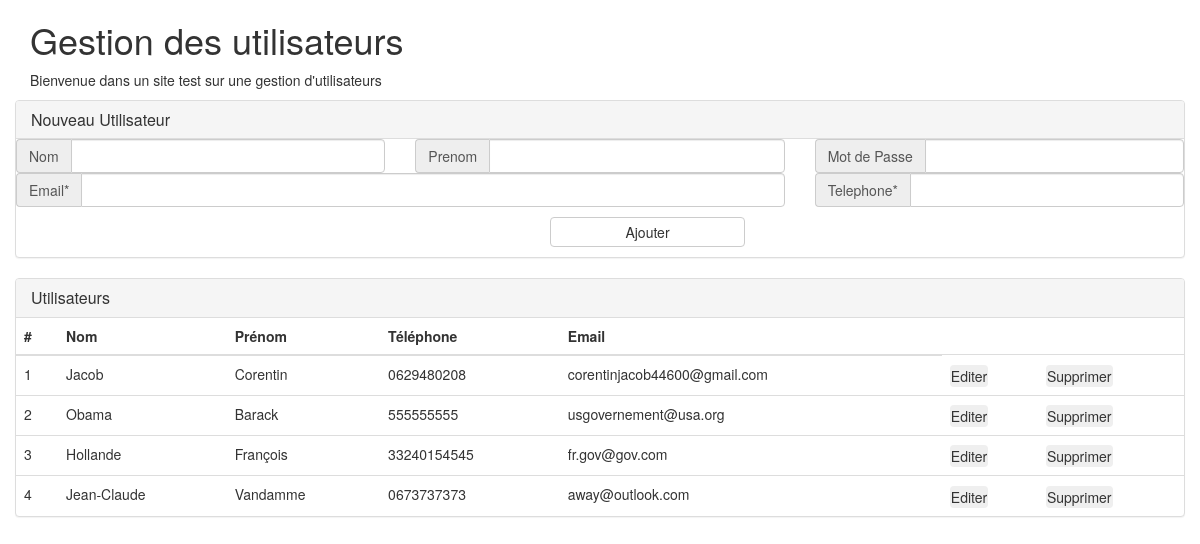
The page / on the database its author committed.
### tables this page shows
CREATE TABLE `users` (
  `id` int(11) NOT NULL,
  `name` varchar(1024) NOT NULL,
  `lastname` varchar(1024) NOT NULL,
  `telephone` varchar(11) DEFAULT NULL,
  `email` varchar(1024) DEFAULT NULL,
  `password` varchar(16) NOT NULL
);

### View/main.php (called while the page is built, shortened)
<?php
	class View{
		function affichage($data){
			include(ROOT.'/View/body.php');
		}
	}
?>

### Controller/controller.php (called while the page is built, shortened)
<?php
	class Controller{
		function __construct(){
			require(ROOT.'/Model/database.php');
			require(ROOT.'/View/main.php');
			$this->db = new database();
			$this->db->initialize(DB_NAME, DB_HOST, DB_USER, DB_PASSWORD);
			$data=$this->db->getUsers();
			$this->view = new view();
			$this->view->affichage($data);
		}
	}
?>

### index.php (called while the page is built, shortened)
<?php
require(ROOT.'Controller/Controller.php');
$controller = new Controller();
?>

### Model/database.php (called while the page is built, shortened)
<?php
class Database{
	private $db;
	public function initialize($db_name, $db_host, $db_user, $db_pass){
		$db = new PDO('mysql:dbname='.$db_name.';host='.$db_host.';',$db_user, $db_pass, array(PDO::MYSQL_ATTR_INIT_COMMAND => 'SET NAMES \'UTF8\''));
		$db->setAttribute(PDO::ATTR_ERRMODE, PDO::ERRMODE_EXCEPTION);
		$this->db = $db;
	}
	public function getUsers(){
		$query = "SELECT * FROM users;";
		$req = $this->db->query($query);
		$data = $req->fetchAll(PDO::FETCH_OBJ);
		return $data;
	}
}
?>

### View/body.php (the view, shortened to what this page needs)
<header>
	<div class="container">
		<h1>Gestion des utilisateurs</h1>
		<p>Bienvenue dans un site test sur une gestion d'utilisateurs</p>
	</div>
</header>
<div class="panel panel-default container" id="form_new_user">
	<div class="panel-heading">
		<h3 class="panel-title">Nouveau Utilisateur</h3>
	</div>
	<div class="row">
	<form>
		<div class="col-sm-4">
			<div class="input-group">
				<span class="input-group-addon">Nom</span>
				<input type="text" id="name_add_user" class="form-control">
			</div>
		</div>
		<div class="col-sm-4">
			<div class="input-group">
				<span class="input-group-addon">Prenom</span>
				<input type="text" id="lastname_add_user" class="form-control">
			</div>
		</div>
		<div class="col-sm-4">
			<div class="input-group">
				<span class="input-group-addon">Mot de Passe</span>
				<input type="password" id="password_add_user" class="form-control">
			</div>
		</div>
		<div class="col-sm-8">
			<div class="input-group">
				<span class="input-group-addon">Email*</span>
				<input type="email" id="email_add_user" class="form-control">
			</div>
		</div>
		<div class="col-sm-4">
			<div class="input-group">
				<span class="input-group-addon">Telephone*</span>
				<input type="tel" id="tel_add_user" class="form-control">
			</div>
		</div>
	</div>
	<div class="row">
		<div id="btn-add_user">
			<input type="" id="submit_add_user" class="btn btn-default" value="Ajouter">
		</div>
	</div>
</div>
<div class="panel panel-default container" id="container_users">
    <div class="panel-heading">
    	<h3 class="panel-title">Utilisateurs</h3>
    </div>
    <table class="table">
    	<thead>
        	<tr>
          		<th>#</th>
          		<th>Nom</th>
          		<th>Prénom</th>
          		<th>Téléphone</th>
          		<th>Email</th>
        	</tr>
      	</thead>
      	<tbody>
      <?php
      		$i = 0;
      		foreach($data as $user){
      			$i++;
      			echo("<tr>
      					<td>".$i."</td>
      					<td>".$user->name."</td>
      					<td>".$user->lastname."</td>
      					<td>".$user->telephone."</td>
      					<td>".$user->email."</td>
      					<td><input type='button' class='btn mini blue-stripe btn_edit_user' value = 'Editer'></td>
      					<td><input type='button' class='btn mini blue-stripe' value = 'Supprimer' id='submit_del_user'></td>
      				</tr>");
      		}
      ?>
     	</tbody>
    </table>
    </div>
</body>

### View/css/style.css (style rules this page uses)
.btn { padding-top: 4px; padding-bottom: 4px; padding-left: 12px; padding-right: 12px; }
.table>tbody>tr>td>.btn { padding: 0px; }
#container_users { padding: 0px; }
#form_new_user { padding: 0px; }
#btn-add_user { width: 100px; margin-top: 10px; margin-bottom: 10px; margin-left: auto; margin-right: auto; }

### rows shown on the page
users: name "Jacob", lastname "Corentin", telephone "0629480208", email "corentinjacob44600@gmail.com"
users: name "Obama", lastname "Barack", telephone "555555555", email "usgovernement@usa.org"
users: name "Hollande", lastname "François", telephone "33240154545", email "fr.gov@gov.com"
users: name "Jean-Claude", lastname "Vandamme", telephone "0673737373", email "away@outlook.com"
